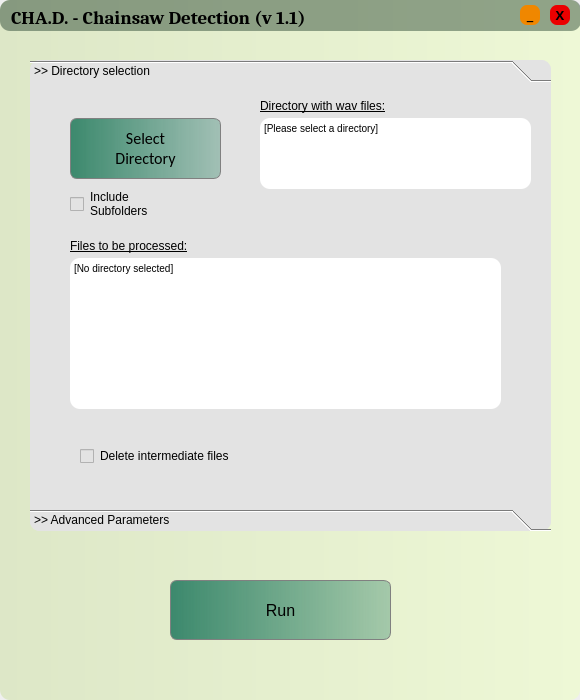
<?xml version="1.0" encoding="UTF-8"?>
<ui version="4.0">
 <class>MainWindow</class>
 <widget class="QMainWindow" name="MainWindow">
  <property name="geometry">
   <rect>
    <x>0</x>
    <y>0</y>
    <width>580</width>
    <height>700</height>
   </rect>
  </property>
  <property name="windowTitle">
   <string>MainWindow</string>
  </property>
  <widget class="QWidget" name="centralwidget">
   <widget class="QStackedWidget" name="stackedWidget">
    <property name="geometry">
     <rect>
      <x>0</x>
      <y>0</y>
      <width>580</width>
      <height>700</height>
     </rect>
    </property>
    <property name="lineWidth">
     <number>1</number>
    </property>
    <property name="currentIndex">
     <number>0</number>
    </property>
    <widget class="QWidget" name="SettingsPage">
     <widget class="QFrame" name="frame">
      <property name="geometry">
       <rect>
        <x>0</x>
        <y>0</y>
        <width>580</width>
        <height>700</height>
       </rect>
      </property>
      <property name="styleSheet">
       <string notr="true">background-color: qlineargradient(spread:pad, x1:0, y1:0, x2:1, y2:0, stop:0 rgba(221, 231, 199, 255), stop:1 rgba(238, 248, 214, 255));
border-radius: 10px
</string>
      </property>
      <property name="frameShape">
       <enum>QFrame::StyledPanel</enum>
      </property>
      <property name="frameShadow">
       <enum>QFrame::Raised</enum>
      </property>
      <widget class="QFrame" name="frame_2">
       <property name="geometry">
        <rect>
         <x>30</x>
         <y>60</y>
         <width>521</width>
         <height>471</height>
        </rect>
       </property>
       <property name="styleSheet">
        <string notr="true">background-color: rgb(227, 227, 227);border-radius:10px;</string>
       </property>
       <property name="frameShape">
        <enum>QFrame::StyledPanel</enum>
       </property>
       <property name="frameShadow">
        <enum>QFrame::Raised</enum>
       </property>
       <widget class="QToolBox" name="toolBox">
        <property name="geometry">
         <rect>
          <x>0</x>
          <y>0</y>
          <width>521</width>
          <height>471</height>
         </rect>
        </property>
        <property name="styleSheet">
         <string notr="true">background-color: rgb(227, 227, 227);border-radius:10px;</string>
        </property>
        <property name="currentIndex">
         <number>0</number>
        </property>
        <widget class="QWidget" name="Dir">
         <property name="geometry">
          <rect>
           <x>0</x>
           <y>0</y>
           <width>521</width>
           <height>409</height>
          </rect>
         </property>
         <property name="styleSheet">
          <string notr="true"/>
         </property>
         <attribute name="label">
          <string>&gt;&gt; Directory selection</string>
         </attribute>
         <widget class="QCheckBox" name="del_temp">
          <property name="geometry">
           <rect>
            <x>50</x>
            <y>360</y>
            <width>181</width>
            <height>16</height>
           </rect>
          </property>
          <property name="text">
           <string>Delete intermediate files</string>
          </property>
         </widget>
         <widget class="QPushButton" name="btn_dir">
          <property name="geometry">
           <rect>
            <x>40</x>
            <y>30</y>
            <width>151</width>
            <height>61</height>
           </rect>
          </property>
          <property name="font">
           <font>
            <family>Calibri</family>
            <pointsize>12</pointsize>
            <weight>50</weight>
            <bold>false</bold>
           </font>
          </property>
          <property name="styleSheet">
           <string notr="true">QPushButton{ 
border:0.5px solid grey; 
border-radius: 7px; 
background-color: qlineargradient(spread:pad, x1:0, y1:0, x2:1, y2:0, stop:0 rgba(60, 137, 109, 255), stop:1 rgba(60, 137, 109, 100));
}
QPushButton:hover{
background-color: qlineargradient(spread:pad, x1:0, y1:0, x2:1, y2:0, stop:0 rgba(172, 194, 170, 255), stop:1 rgba(255, 255, 255, 255));
}</string>
          </property>
          <property name="text">
           <string>Select
Directory</string>
          </property>
         </widget>
         <widget class="QCheckBox" name="include_sub">
          <property name="geometry">
           <rect>
            <x>40</x>
            <y>100</y>
            <width>91</width>
            <height>32</height>
           </rect>
          </property>
          <property name="text">
           <string>Include
Subfolders</string>
          </property>
         </widget>
         <widget class="QTextBrowser" name="pathIN">
          <property name="geometry">
           <rect>
            <x>230</x>
            <y>30</y>
            <width>271</width>
            <height>71</height>
           </rect>
          </property>
          <property name="font">
           <font>
            <pointsize>9</pointsize>
           </font>
          </property>
          <property name="styleSheet">
           <string notr="true">background-color:rgb(255, 255, 255)</string>
          </property>
          <property name="html">
           <string>&lt;!DOCTYPE HTML PUBLIC &quot;-//W3C//DTD HTML 4.0//EN&quot; &quot;http://www.w3.org/TR/REC-html40/strict.dtd&quot;&gt;
&lt;html&gt;&lt;head&gt;&lt;meta name=&quot;qrichtext&quot; content=&quot;1&quot; /&gt;&lt;style type=&quot;text/css&quot;&gt;
p, li { white-space: pre-wrap; }
&lt;/style&gt;&lt;/head&gt;&lt;body style=&quot; font-family:'MS Shell Dlg 2'; font-size:9pt; font-weight:400; font-style:normal;&quot;&gt;
&lt;p style=&quot; margin-top:0px; margin-bottom:0px; margin-left:0px; margin-right:0px; -qt-block-indent:0; text-indent:0px;&quot;&gt;&lt;span style=&quot; font-size:7.8pt;&quot;&gt;[Please select a directory]&lt;/span&gt;&lt;/p&gt;&lt;/body&gt;&lt;/html&gt;</string>
          </property>
         </widget>
         <widget class="QLabel" name="dir_label">
          <property name="geometry">
           <rect>
            <x>230</x>
            <y>10</y>
            <width>161</width>
            <height>16</height>
           </rect>
          </property>
          <property name="font">
           <font>
            <pointsize>9</pointsize>
            <weight>50</weight>
            <bold>false</bold>
            <underline>true</underline>
           </font>
          </property>
          <property name="styleSheet">
           <string notr="true"/>
          </property>
          <property name="text">
           <string>Directory with wav files:</string>
          </property>
         </widget>
         <widget class="QLabel" name="files_label">
          <property name="geometry">
           <rect>
            <x>40</x>
            <y>150</y>
            <width>151</width>
            <height>16</height>
           </rect>
          </property>
          <property name="font">
           <font>
            <pointsize>9</pointsize>
            <underline>true</underline>
           </font>
          </property>
          <property name="text">
           <string>Files to be processed:</string>
          </property>
         </widget>
         <widget class="QTextBrowser" name="wavs">
          <property name="geometry">
           <rect>
            <x>40</x>
            <y>170</y>
            <width>431</width>
            <height>151</height>
           </rect>
          </property>
          <property name="font">
           <font>
            <pointsize>9</pointsize>
           </font>
          </property>
          <property name="styleSheet">
           <string notr="true">background-color:rgb(255, 255, 255)</string>
          </property>
          <property name="html">
           <string>&lt;!DOCTYPE HTML PUBLIC &quot;-//W3C//DTD HTML 4.0//EN&quot; &quot;http://www.w3.org/TR/REC-html40/strict.dtd&quot;&gt;
&lt;html&gt;&lt;head&gt;&lt;meta name=&quot;qrichtext&quot; content=&quot;1&quot; /&gt;&lt;style type=&quot;text/css&quot;&gt;
p, li { white-space: pre-wrap; }
&lt;/style&gt;&lt;/head&gt;&lt;body style=&quot; font-family:'MS Shell Dlg 2'; font-size:9pt; font-weight:400; font-style:normal;&quot;&gt;
&lt;p style=&quot; margin-top:0px; margin-bottom:0px; margin-left:0px; margin-right:0px; -qt-block-indent:0; text-indent:0px;&quot;&gt;&lt;span style=&quot; font-size:7.8pt;&quot;&gt;[No directory selected]&lt;/span&gt;&lt;/p&gt;&lt;/body&gt;&lt;/html&gt;</string>
          </property>
         </widget>
        </widget>
        <widget class="QWidget" name="Params">
         <property name="geometry">
          <rect>
           <x>0</x>
           <y>0</y>
           <width>521</width>
           <height>409</height>
          </rect>
         </property>
         <property name="styleSheet">
          <string notr="true"/>
         </property>
         <attribute name="label">
          <string>&gt;&gt; Advanced Parameters</string>
         </attribute>
         <widget class="QWidget" name="verticalLayoutWidget_2">
          <property name="geometry">
           <rect>
            <x>30</x>
            <y>20</y>
            <width>461</width>
            <height>361</height>
           </rect>
          </property>
          <layout class="QVBoxLayout" name="verticalLayout">
           <item>
            <widget class="QFrame" name="model_frame">
             <property name="frameShape">
              <enum>QFrame::StyledPanel</enum>
             </property>
             <property name="frameShadow">
              <enum>QFrame::Raised</enum>
             </property>
             <widget class="QLabel" name="model_label">
              <property name="geometry">
               <rect>
                <x>20</x>
                <y>10</y>
                <width>111</width>
                <height>58</height>
               </rect>
              </property>
              <property name="text">
               <string>Select model (for 
classification):</string>
              </property>
             </widget>
             <widget class="QComboBox" name="model_sel">
              <property name="geometry">
               <rect>
                <x>220</x>
                <y>20</y>
                <width>221</width>
                <height>31</height>
               </rect>
              </property>
              <property name="styleSheet">
               <string notr="true">background-color: rgb(255, 255, 255);</string>
              </property>
             </widget>
            </widget>
           </item>
           <item>
            <widget class="QFrame" name="vad_frame">
             <property name="frameShape">
              <enum>QFrame::StyledPanel</enum>
             </property>
             <property name="frameShadow">
              <enum>QFrame::Raised</enum>
             </property>
             <widget class="QLabel" name="vad_label">
              <property name="geometry">
               <rect>
                <x>20</x>
                <y>10</y>
                <width>141</width>
                <height>59</height>
               </rect>
              </property>
              <property name="text">
               <string>VAD threshold chosen: 
[Can take any value 
between 0.078-0.15]</string>
              </property>
             </widget>
             <widget class="QDoubleSpinBox" name="vad_spin">
              <property name="geometry">
               <rect>
                <x>340</x>
                <y>20</y>
                <width>101</width>
                <height>31</height>
               </rect>
              </property>
              <property name="styleSheet">
               <string notr="true">background-color: rgb(255, 255, 255);</string>
              </property>
              <property name="decimals">
               <number>3</number>
              </property>
              <property name="minimum">
               <double>0.078000000000000</double>
              </property>
              <property name="maximum">
               <double>0.150000000000000</double>
              </property>
              <property name="singleStep">
               <double>0.001000000000000</double>
              </property>
              <property name="value">
               <double>0.080000000000000</double>
              </property>
             </widget>
            </widget>
           </item>
           <item>
            <widget class="QFrame" name="prob_frame">
             <property name="frameShape">
              <enum>QFrame::StyledPanel</enum>
             </property>
             <property name="frameShadow">
              <enum>QFrame::Raised</enum>
             </property>
             <widget class="QLabel" name="prob_label">
              <property name="geometry">
               <rect>
                <x>20</x>
                <y>10</y>
                <width>171</width>
                <height>58</height>
               </rect>
              </property>
              <property name="text">
               <string>Probability threshold chosen: 
[Can take any value 
between 0-1]</string>
              </property>
             </widget>
             <widget class="QDoubleSpinBox" name="prob_spin">
              <property name="geometry">
               <rect>
                <x>340</x>
                <y>20</y>
                <width>101</width>
                <height>31</height>
               </rect>
              </property>
              <property name="styleSheet">
               <string notr="true">background-color: rgb(255, 255, 255);</string>
              </property>
              <property name="maximum">
               <double>1.000000000000000</double>
              </property>
              <property name="singleStep">
               <double>0.010000000000000</double>
              </property>
              <property name="value">
               <double>0.400000000000000</double>
              </property>
             </widget>
            </widget>
           </item>
           <item>
            <widget class="QFrame" name="cpu_frame">
             <property name="frameShape">
              <enum>QFrame::StyledPanel</enum>
             </property>
             <property name="frameShadow">
              <enum>QFrame::Raised</enum>
             </property>
             <widget class="QLabel" name="label_2">
              <property name="geometry">
               <rect>
                <x>20</x>
                <y>10</y>
                <width>91</width>
                <height>58</height>
               </rect>
              </property>
              <property name="text">
               <string>Parallelization:</string>
              </property>
             </widget>
             <widget class="QWidget" name="gridLayoutWidget">
              <property name="geometry">
               <rect>
                <x>150</x>
                <y>20</y>
                <width>291</width>
                <height>31</height>
               </rect>
              </property>
              <layout class="QGridLayout" name="gridLayout">
               <item row="0" column="1">
                <widget class="QRadioButton" name="radio_low">
                 <property name="text">
                  <string>Low</string>
                 </property>
                </widget>
               </item>
               <item row="0" column="2">
                <widget class="QRadioButton" name="radio_mid">
                 <property name="text">
                  <string>Mid</string>
                 </property>
                </widget>
               </item>
               <item row="0" column="0">
                <widget class="QRadioButton" name="radio_no">
                 <property name="text">
                  <string>No</string>
                 </property>
                 <property name="checked">
                  <bool>true</bool>
                 </property>
                </widget>
               </item>
               <item row="0" column="3">
                <widget class="QRadioButton" name="radio_high">
                 <property name="text">
                  <string>Full</string>
                 </property>
                </widget>
               </item>
              </layout>
             </widget>
            </widget>
           </item>
          </layout>
         </widget>
        </widget>
       </widget>
      </widget>
      <widget class="QFrame" name="frame_title">
       <property name="geometry">
        <rect>
         <x>0</x>
         <y>0</y>
         <width>581</width>
         <height>31</height>
        </rect>
       </property>
       <property name="styleSheet">
        <string notr="true">background-color: rgba(1, 32, 15, 100)</string>
       </property>
       <property name="frameShape">
        <enum>QFrame::StyledPanel</enum>
       </property>
       <property name="frameShadow">
        <enum>QFrame::Raised</enum>
       </property>
       <widget class="QPushButton" name="btn_min">
        <property name="geometry">
         <rect>
          <x>520</x>
          <y>5</y>
          <width>20</width>
          <height>20</height>
         </rect>
        </property>
        <property name="font">
         <font>
          <family>Calibri</family>
          <pointsize>10</pointsize>
          <weight>75</weight>
          <bold>true</bold>
         </font>
        </property>
        <property name="styleSheet">
         <string notr="true">QPushButton{ 
border:none; 
border-radius: 7px; 
background-color:rgb(240, 135, 0);
}
QPushButton:hover{
background-color: rgba(240, 135, 0, 150);
}</string>
        </property>
        <property name="text">
         <string>_</string>
        </property>
       </widget>
       <widget class="QPushButton" name="btn_exit">
        <property name="geometry">
         <rect>
          <x>550</x>
          <y>5</y>
          <width>20</width>
          <height>20</height>
         </rect>
        </property>
        <property name="font">
         <font>
          <family>Corbel</family>
          <pointsize>10</pointsize>
          <weight>75</weight>
          <bold>true</bold>
         </font>
        </property>
        <property name="styleSheet">
         <string notr="true">QPushButton{ 
border:none; 
border-radius: 7px; 
background-color: rgb(235, 0, 0);
}
QPushButton:hover{
background-color: rgba(235,0,0, 150);
}</string>
        </property>
        <property name="text">
         <string>X</string>
        </property>
       </widget>
       <widget class="QLabel" name="title">
        <property name="geometry">
         <rect>
          <x>11</x>
          <y>-3</y>
          <width>381</width>
          <height>41</height>
         </rect>
        </property>
        <property name="font">
         <font>
          <family>Caladea</family>
          <pointsize>14</pointsize>
          <weight>75</weight>
          <italic>false</italic>
          <bold>true</bold>
         </font>
        </property>
        <property name="autoFillBackground">
         <bool>false</bool>
        </property>
        <property name="styleSheet">
         <string notr="true">background-color: rgba(255, 255, 255, 0);</string>
        </property>
        <property name="text">
         <string>CHA.D. - Chainsaw Detection (v 1.1)</string>
        </property>
       </widget>
      </widget>
      <widget class="QPushButton" name="btn_run">
       <property name="geometry">
        <rect>
         <x>170</x>
         <y>580</y>
         <width>221</width>
         <height>60</height>
        </rect>
       </property>
       <property name="font">
        <font>
         <pointsize>12</pointsize>
        </font>
       </property>
       <property name="styleSheet">
        <string notr="true">QPushButton{ 
border:0.5px solid grey; 
border-radius: 7px; 
background-color: qlineargradient(spread:pad, x1:0, y1:0, x2:1, y2:0, stop:0 rgba(60, 137, 109, 255), stop:1 rgba(60, 137, 109, 100));
}
QPushButton:hover{
background-color: qlineargradient(spread:pad, x1:0, y1:0, x2:1, y2:0, stop:0 rgba(172, 194, 170, 255), stop:1 rgba(255, 255, 255, 255));
}

QPushButton:disabled{
background-color: qlineargradient(spread:pad, x1:0, y1:0, x2:1, y2:0, stop:0 rgba(172, 194, 170, 10), stop:1 rgba(255, 255, 255, 10));
}

</string>
       </property>
       <property name="text">
        <string>Run</string>
       </property>
      </widget>
     </widget>
    </widget>
    <widget class="QWidget" name="ResultsPage">
     <widget class="QFrame" name="results_frame">
      <property name="geometry">
       <rect>
        <x>0</x>
        <y>0</y>
        <width>600</width>
        <height>671</height>
       </rect>
      </property>
      <property name="styleSheet">
       <string notr="true">background-color: qlineargradient(spread:pad, x1:0, y1:0, x2:1, y2:0, stop:0 rgba(221, 231, 199, 255), stop:1 rgba(238, 248, 214, 255));
border-radius: 10px
</string>
      </property>
      <property name="frameShape">
       <enum>QFrame::StyledPanel</enum>
      </property>
      <property name="frameShadow">
       <enum>QFrame::Raised</enum>
      </property>
      <widget class="QFrame" name="frame_3">
       <property name="geometry">
        <rect>
         <x>30</x>
         <y>90</y>
         <width>520</width>
         <height>460</height>
        </rect>
       </property>
       <property name="styleSheet">
        <string notr="true">background-color: rgb(227, 227, 227);border-radius:10px;</string>
       </property>
       <property name="frameShape">
        <enum>QFrame::StyledPanel</enum>
       </property>
       <property name="frameShadow">
        <enum>QFrame::Raised</enum>
       </property>
       <widget class="QPlainTextEdit" name="results">
        <property name="geometry">
         <rect>
          <x>20</x>
          <y>120</y>
          <width>481</width>
          <height>301</height>
         </rect>
        </property>
        <property name="font">
         <font>
          <pointsize>15</pointsize>
         </font>
        </property>
        <property name="styleSheet">
         <string notr="true">background-color: rgb(255, 255, 255);</string>
        </property>
        <property name="readOnly">
         <bool>true</bool>
        </property>
       </widget>
       <widget class="QLabel" name="dir_label_2">
        <property name="geometry">
         <rect>
          <x>20</x>
          <y>10</y>
          <width>221</width>
          <height>21</height>
         </rect>
        </property>
        <property name="font">
         <font>
          <pointsize>9</pointsize>
          <weight>50</weight>
          <bold>false</bold>
          <underline>true</underline>
         </font>
        </property>
        <property name="styleSheet">
         <string notr="true"/>
        </property>
        <property name="text">
         <string>Directory with wav files scanned:</string>
        </property>
       </widget>
       <widget class="QTextBrowser" name="pathIN_2">
        <property name="geometry">
         <rect>
          <x>250</x>
          <y>10</y>
          <width>251</width>
          <height>61</height>
         </rect>
        </property>
        <property name="font">
         <font>
          <pointsize>9</pointsize>
         </font>
        </property>
        <property name="styleSheet">
         <string notr="true">background-color:rgb(255, 255, 255)</string>
        </property>
        <property name="html">
         <string>&lt;!DOCTYPE HTML PUBLIC &quot;-//W3C//DTD HTML 4.0//EN&quot; &quot;http://www.w3.org/TR/REC-html40/strict.dtd&quot;&gt;
&lt;html&gt;&lt;head&gt;&lt;meta name=&quot;qrichtext&quot; content=&quot;1&quot; /&gt;&lt;style type=&quot;text/css&quot;&gt;
p, li { white-space: pre-wrap; }
&lt;/style&gt;&lt;/head&gt;&lt;body style=&quot; font-family:'MS Shell Dlg 2'; font-size:9pt; font-weight:400; font-style:normal;&quot;&gt;
&lt;p style=&quot; margin-top:0px; margin-bottom:0px; margin-left:0px; margin-right:0px; -qt-block-indent:0; text-indent:0px;&quot;&gt;&lt;span style=&quot; font-size:7.8pt;&quot;&gt;[Please select a directory]&lt;/span&gt;&lt;/p&gt;&lt;/body&gt;&lt;/html&gt;</string>
        </property>
       </widget>
       <widget class="QTextEdit" name="textEdit">
        <property name="geometry">
         <rect>
          <x>470</x>
          <y>120</y>
          <width>31</width>
          <height>31</height>
         </rect>
        </property>
        <property name="styleSheet">
         <string notr="true">background-color: rgb(255, 255, 255);</string>
        </property>
        <property name="verticalScrollBarPolicy">
         <enum>Qt::ScrollBarAlwaysOff</enum>
        </property>
        <property name="horizontalScrollBarPolicy">
         <enum>Qt::ScrollBarAlwaysOff</enum>
        </property>
        <property name="lineWrapMode">
         <enum>QTextEdit::NoWrap</enum>
        </property>
        <property name="readOnly">
         <bool>true</bool>
        </property>
        <property name="html">
         <string>&lt;!DOCTYPE HTML PUBLIC &quot;-//W3C//DTD HTML 4.0//EN&quot; &quot;http://www.w3.org/TR/REC-html40/strict.dtd&quot;&gt;
&lt;html&gt;&lt;head&gt;&lt;meta name=&quot;qrichtext&quot; content=&quot;1&quot; /&gt;&lt;style type=&quot;text/css&quot;&gt;
p, li { white-space: pre-wrap; }
&lt;/style&gt;&lt;/head&gt;&lt;body style=&quot; font-family:'MS Shell Dlg 2'; font-size:7.8pt; font-weight:400; font-style:normal;&quot;&gt;
&lt;p style=&quot; margin-top:0px; margin-bottom:0px; margin-left:0px; margin-right:0px; -qt-block-indent:0; text-indent:0px;&quot;&gt;&lt;img src=&quot;:/navigation/pop-out3.png&quot; width=&quot;18&quot; /&gt;&lt;/p&gt;&lt;/body&gt;&lt;/html&gt;</string>
        </property>
       </widget>
      </widget>
      <widget class="QPushButton" name="btn_xlsx">
       <property name="geometry">
        <rect>
         <x>350</x>
         <y>590</y>
         <width>151</width>
         <height>31</height>
        </rect>
       </property>
       <property name="font">
        <font>
         <pointsize>12</pointsize>
        </font>
       </property>
       <property name="styleSheet">
        <string notr="true">QPushButton{ 
border:0.5px solid grey; 
border-radius: 7px; 
background-color: qlineargradient(spread:pad, x1:0, y1:0, x2:1, y2:0, stop:0 rgba(60, 137, 109, 255), stop:1 rgba(60, 137, 109, 100));
}
QPushButton:hover{
background-color: qlineargradient(spread:pad, x1:0, y1:0, x2:1, y2:0, stop:0 rgba(172, 194, 170, 255), stop:1 rgba(255, 255, 255, 255));
}

QPushButton:disabled{
background-color: qlineargradient(spread:pad, x1:0, y1:0, x2:1, y2:0, stop:0 rgba(172, 194, 170, 10), stop:1 rgba(255, 255, 255, 10));
}

</string>
       </property>
       <property name="text">
        <string>Save as .xlsx</string>
       </property>
      </widget>
      <widget class="QLabel" name="title_res">
       <property name="geometry">
        <rect>
         <x>30</x>
         <y>50</y>
         <width>81</width>
         <height>41</height>
        </rect>
       </property>
       <property name="font">
        <font>
         <family>Caladea</family>
         <pointsize>14</pointsize>
         <weight>75</weight>
         <italic>false</italic>
         <bold>true</bold>
        </font>
       </property>
       <property name="autoFillBackground">
        <bool>false</bool>
       </property>
       <property name="styleSheet">
        <string notr="true">background-color: rgba(255, 255, 255, 0);</string>
       </property>
       <property name="text">
        <string>Results</string>
       </property>
      </widget>
      <widget class="QPushButton" name="btn_txt">
       <property name="geometry">
        <rect>
         <x>100</x>
         <y>590</y>
         <width>151</width>
         <height>31</height>
        </rect>
       </property>
       <property name="font">
        <font>
         <pointsize>12</pointsize>
        </font>
       </property>
       <property name="styleSheet">
        <string notr="true">QPushButton{ 
border:0.5px solid grey; 
border-radius: 7px; 
background-color: qlineargradient(spread:pad, x1:0, y1:0, x2:1, y2:0, stop:0 rgba(60, 137, 109, 255), stop:1 rgba(60, 137, 109, 100));
}
QPushButton:hover{
background-color: qlineargradient(spread:pad, x1:0, y1:0, x2:1, y2:0, stop:0 rgba(172, 194, 170, 255), stop:1 rgba(255, 255, 255, 255));
}

QPushButton:disabled{
background-color: qlineargradient(spread:pad, x1:0, y1:0, x2:1, y2:0, stop:0 rgba(172, 194, 170, 10), stop:1 rgba(255, 255, 255, 10));
}

</string>
       </property>
       <property name="text">
        <string>Save as .txt</string>
       </property>
      </widget>
      <widget class="QFrame" name="frame_title_2">
       <property name="geometry">
        <rect>
         <x>0</x>
         <y>0</y>
         <width>581</width>
         <height>31</height>
        </rect>
       </property>
       <property name="styleSheet">
        <string notr="true">background-color: rgba(1, 32, 15, 100)</string>
       </property>
       <property name="frameShape">
        <enum>QFrame::StyledPanel</enum>
       </property>
       <property name="frameShadow">
        <enum>QFrame::Raised</enum>
       </property>
       <widget class="QPushButton" name="btn_min_5">
        <property name="geometry">
         <rect>
          <x>520</x>
          <y>5</y>
          <width>20</width>
          <height>20</height>
         </rect>
        </property>
        <property name="font">
         <font>
          <family>Calibri</family>
          <pointsize>10</pointsize>
          <weight>75</weight>
          <bold>true</bold>
         </font>
        </property>
        <property name="styleSheet">
         <string notr="true">QPushButton{ 
border:none; 
border-radius: 7px; 
background-color:rgb(240, 135, 0);
}
QPushButton:hover{
background-color: rgba(240, 135, 0, 150);
}</string>
        </property>
        <property name="text">
         <string>_</string>
        </property>
       </widget>
       <widget class="QPushButton" name="btn_exit_5">
        <property name="geometry">
         <rect>
          <x>550</x>
          <y>5</y>
          <width>20</width>
          <height>20</height>
         </rect>
        </property>
        <property name="font">
         <font>
          <family>Corbel</family>
          <pointsize>10</pointsize>
          <weight>75</weight>
          <bold>true</bold>
         </font>
        </property>
        <property name="styleSheet">
         <string notr="true">QPushButton{ 
border:none; 
border-radius: 7px; 
background-color: rgb(235, 0, 0);
}
QPushButton:hover{
background-color: rgba(235,0,0, 150);
}</string>
        </property>
        <property name="text">
         <string>X</string>
        </property>
       </widget>
       <widget class="QLabel" name="title_5">
        <property name="geometry">
         <rect>
          <x>11</x>
          <y>-3</y>
          <width>381</width>
          <height>41</height>
         </rect>
        </property>
        <property name="font">
         <font>
          <family>Caladea</family>
          <pointsize>14</pointsize>
          <weight>75</weight>
          <italic>false</italic>
          <bold>true</bold>
         </font>
        </property>
        <property name="autoFillBackground">
         <bool>false</bool>
        </property>
        <property name="styleSheet">
         <string notr="true">background-color: rgba(255, 255, 255, 0);</string>
        </property>
        <property name="text">
         <string>CHA.D. - Chainsaw Detection (v 1.1)</string>
        </property>
       </widget>
      </widget>
     </widget>
    </widget>
   </widget>
  </widget>
 </widget>
 <resources>
  <include location="gui_icons/icons.qrc"/>
 </resources>
 <connections/>
</ui>
